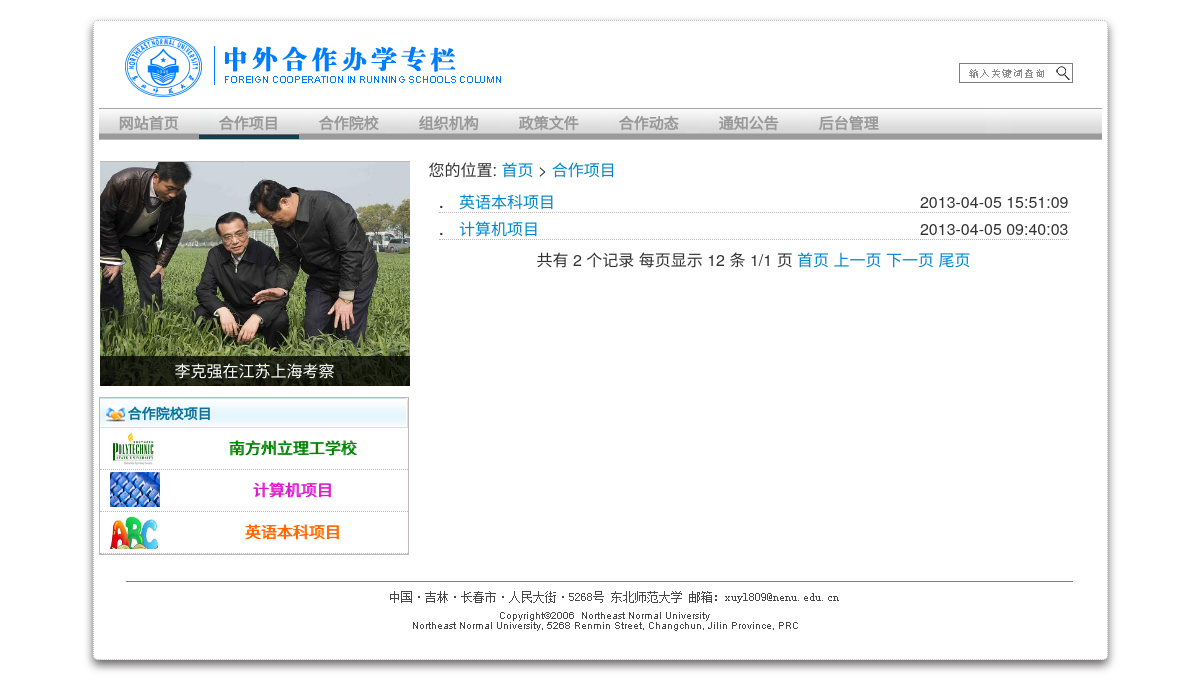
Page /newsList.php?type=5 on the committed database.
### tables this page shows
CREATE TABLE `main` (
  `id` int(11) NOT NULL AUTO_INCREMENT,
  `code` int(11) NOT NULL COMMENT '0 浠ｈ〃鍚堜綔闄㈡牎 鏈塼itle content link(img) time \\n1 浠ｈ〃鍚堜綔鍔ㄦ? 鏈塼itle content  time \\n2 浠ｈ〃鏀跨瓥鏂囦欢 鏈塼itle content  time \\n3 浠ｈ〃閫氱煡鍏?憡 鏈塼itle content  time \\n4 浠ｈ〃鍙嬫儏閾炬帴 鏈塼itle link(url)\\n5 浠ｈ〃鍔ㄦ?鍥剧墖 鏈塼itle link(img)',
  `title` varchar(255) DEFAULT NULL,
  `link` varchar(255) DEFAULT NULL,
  `time` varchar(255) DEFAULT NULL,
  `content` longtext,
  `select` tinyint(4) DEFAULT NULL,
  `user` varchar(45) DEFAULT NULL,
  PRIMARY KEY (`id`)
);

### inc/init.php (called while the page is built, shortened)
<?php
$ret = connectDB();
function connectDB(){
	$result = @mysql_query("set names utf8");
	$result = @mysql_select_db(DB_NAME);
	return false;
}
function output($id, $message){
	$ret = array(
			'code' => $id,
			'message' => $message
		    );
	return $ret;
}
?>

### newsList.php (the view, shortened to what this page needs)
<?php
require_once("inc/init.php");
include_once('inc/header.inc.php');
if(isset($_GET["page"])){
	$page = intval($_GET["page"]);
}else{
	$page = 1;
}
if(isset($_GET["type"]) && intval($_GET["type"]) >0){
	$type = intval($_GET["type"]);
}else{
	$ret = output(14,"非法操作");
}
$types = array(
		'1' => "合作动态",
		'2' => "合作院校",
		'3' => "政策文件",
		'4' => "通知公告",
		'5' => "合作项目"
	    );
?>
<div class="wrap">
<?php include_once('inc/index.top.php'); ?>
<?php include_once('inc/index.nav.php'); ?>
	<div class="content" style="min-height: 410px;">
		<div class="content-left" style="min-height: 400px;">
			<?php include_once('inc/index.show_img.php'); ?>
			<div style="height:10px;"></div>
			<?php include_once('inc/index.school.php'); ?>
		</div>
		<div class="content-right" style="min-height: 400px;">
			<div class="content_right_nav">
				您的位置: <a href=".">首页</a> &gt; <a href="newsList.php?type=<?php echo "$type";?>"><?php echo $types[$type]; ?></a>
			</div>
			<div class="content_right_news-list">
			<?php
				if(!$conn || !$result || $ret){
					echo "<div>服务器出现问题，请联系管理员</div>";
				}else{
					getList($type,$page);
				}
			?>
			</div>
		</div>
	</div>
<?php
function getList($type,$page){
	global $conn;
	$rowNum = 12;
	$ret = getContentCount($type);
	if($ret['code'] != 0){
		echo "<div>".$ret['message']."</div>";
		return ;
	}else{
		$contentNum = intval($ret['message']);
	}
	$pageNum = ceil($contentNum/$rowNum);
	$sql = "select * from main WHERE code = '$type' ORDER BY id DESC LIMIT ".($rowNum * ($page - 1))." , ".$rowNum." ";
	$result = mysql_query($sql ,$conn);
	$num = 0;
	if($result){
		while($row=@mysql_fetch_array($result)){
			$num++;
			echo "
			<div class='news-item'>
				<div class='news-dot'>.</div>
				<div class='news-title'>
					<a href='news.php?type=$type&id=".$row['id']."'>".$row['title']."</a>
				</div>
				<div class='news-time'>".$row['time']."</div>
				<div style='clear:both;'></div>
            </div>
			";
		}
		if($num == 0){
				echo "<div><b>暂时没有内容</b></div>";
		}else{
			echo "<div class='dede_pages'>共有 $contentNum 个记录    每页显示 $rowNum 条 $page/$pageNum 页  <a href='newsList.php?type=$type&page=1'>首页</a> <a href='newsList.php?type=$type&page=".($page-1)."'>上一页</a> <a href='newsList.php?type=$type&page=".($page+1)."'>下一页</a> <a href='newsList.php?type=$type&page=$pageNum'>尾页</a></div>";
		}
	}else{
		echo "<div>服务器出现问题，请联系管理员</div>";
		return ;
	}
}
function getContentCount($type){
	global $conn;
	$sql = "SELECT count(*) num FROM main WHERE code = '$type'";
	$result = @mysql_query($sql ,$conn);
	if($result && ($row=@mysql_fetch_array($result))){
		return output(0,$row['num']);
	}
	return output(4,"数据库操作失败，请联系管理员");
}
?>
<?php include_once('inc/index.footer.php'); ?>
<?php include_once('inc/footer.inc.php'); ?>

### inc/index.show_img.php (shortened to what this page needs)
<div class="show-img float-left content-top-height">
	<div id="myCarousel" class="carousel slide">
	  <div class="carousel-inner">
<?php
	if(!$conn || !$result || $ret || !getImgList(8)){
		$ok = false;
		echo "<p>出现一些问题，请联系管理员</p>";
	}
?>
	  </div>
	</div>
</div>
<?php
function getImgList($type){
	global $conn;
	$sql = "select * from main WHERE code = '$type' ORDER BY id DESC";
	$result = @mysql_query($sql ,$conn);
	$num = 0;
	while($row=@mysql_fetch_array($result)){
		echo "
			<div class='item'>
				<img src='".$row['content']."' class='img-size' alt=''>
				<div class='carousel-caption'>
					<p>".$row['title']."</p>
				</div>
			</div>";
	}
	return true;
}
?>

### css/main.css (style rules this page uses)
html, body, div, span, applet, object, iframe, h1, h2, h3, h4, h5, h6, p, blockquote, pre, a, abbr, acronym, address, big, cite, code, del, dfn, em, font, img, ins, kbd, q, s, samp, small, strike, strong, sub, sup, tt, var, b, u, i, center, dl, dt, dd, ol, ul, li, fieldset, form, label, legend, table, caption, tbody, tfoot, thead, tr, th, td { margin: 0; padding: 0; border: 0; outline: 0; font-size: 100%; vertical-align: baseline; background: transparent; }
.wrap { border: 1px dotted rgb(192, 182, 182); width: 1003px; height:auto; margin: 20px auto; display: block; padding: 5px; cursor: default; background-color: #fff; -webkit-box-shadow: 0 5px 10px #666; -moz-box-shadow: 0 5px 10px #666; box-shadow: 0 5px 10px #666; -moz-border-radius: 5px; -webkit-border-radius: 5px; -o-border-radius: 5px; border-radius: 5px; }
.content { min-height: 510px; height:auto; width: 1003px; margin: 5px auto; }
.content-top-height { height: 265px; }
.show-img { border-top: 1px solid rgb(192, 182, 182); width: 370px; margin: 1px; }
.dede_pages { margin-top:10px; padding: 0 15px; text-align:center; }
.float-left { float:left; }
.img-size { width:370px; height:264px }
.content-left { float: left; width: 310px; height:auto; min-height: 500px; }
.content-left .show-img { width:310px; height:224px }
.content-left .img-size { width:310px; height:224px }
.content-right { margin-left:20px; float: left; width: 650px; min-height:500px; }
.content_right_news-list { margin: 10px; }
.content-right .news-dot { float:left; display: inline; color: #333333; line-height: 20px; font-size: 20px; }
.content-right .news-title { padding-top: 2px; overflow:hidden; white-space:nowrap; text-overflow:ellipsis; margin-left: 15px; width: 450px; float:left; display: inline; }
.content-right .news-time { padding-top: 2px; display: inline ; float:right; }
.news-item { border-bottom: 1px dotted rgb(192, 182, 182); margin-bottom:4px; }

### rows in the picture
main: content (picture), title "李克强在江苏上海考察"
main: title "英语本科项目", time "2013-04-05 15:51:09"
main: title "计算机项目", time "2013-04-05 09:40:03"

### other values in the picture
$types[$type] "合作项目"
$contentNum "2"
$rowNum "12"
$page "1"
$pageNum "1"
